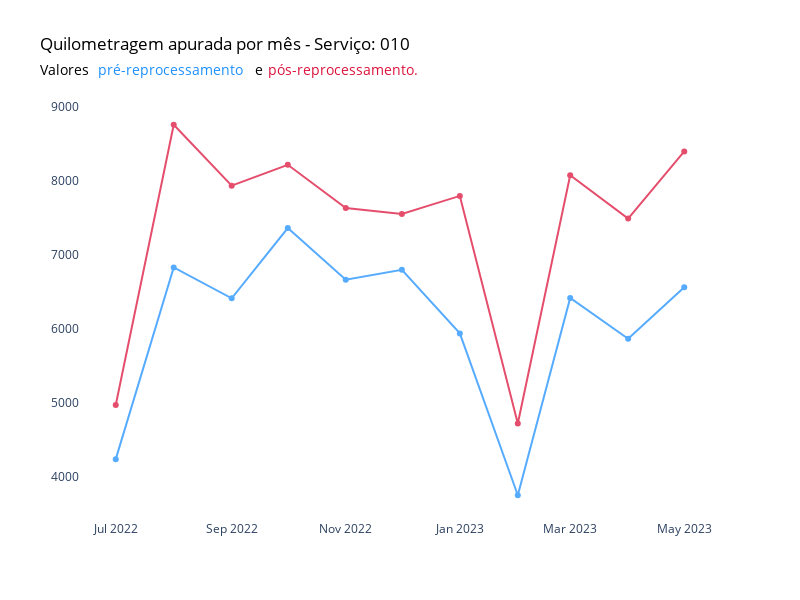

Notebook source saved alongside this figure:
### Code cell
# Criar o gráfico de linha
fig = go.Figure()

# Adicionar a linha com pontos para km_mes_ano['distancia_total']
fig.add_trace(go.Scatter(x=km_mes_ano['mes_ano'], y=km_mes_ano['distancia_total'],
                         mode='lines+markers',
                         name='Km pré-reprocessamento',
                         marker=dict(color='dodgerblue'),
                         opacity=0.75))

# Adicionar a linha com pontos para km_mes_ano['distancia_total_reprocessada']
fig.add_trace(go.Scatter(x=km_mes_ano['mes_ano'], y=km_mes_ano['distancia_total_reprocessada'],
                         mode='lines+markers',
                         name='Km reprocessada',
                         marker=dict(color='crimson'),
                         opacity=0.75))

# Configurar layout e outros parâmetros do gráfico
fig.update_layout(
    title=dict(text="Quilometragem apurada por mês - Serviço: 010", font=dict(color='black')),
    showlegend=False,
    width=800,
    height=600,
    plot_bgcolor='white',
    xaxis=dict(showgrid=False, zeroline=False),
    yaxis=dict(showgrid=False, zeroline=False),
    # Adicionando anotações para o subtítulo com cores específicas
    annotations=[
        dict(
            x=-0.065,
            y=1.10,
            xref='paper',
            yref='paper',
            xanchor='left',
            text='Valores',
            showarrow=False,
            font=dict(color='black', size=14)
        ),
        dict(
            x=0.025,
            y=1.10,
            xref='paper',
            yref='paper',
            xanchor='left',
            text='pré-reprocessamento',
            showarrow=False,
            font=dict(color='dodgerblue', size=14)
        ),
        dict(
            x=0.27,
            y=1.10,
            xref='paper',
            yref='paper',
            xanchor='left',
            text='e',
            showarrow=False,
            font=dict(color='black', size=14)
        ),
        dict(
            x=0.29,
            y=1.10,
            xref='paper',
            yref='paper',
            xanchor='left',
            text='pós-reprocessamento.',
            showarrow=False,
            font=dict(color='crimson', size=14)
        )
    ]
)

fig.show()

### Figure 1 — Plotly figure (JSON) as saved in the notebook; plotly's stock layout.template omitted (floating-point values rounded to 4 significant figures)
{"data": [{"marker": {"color": "dodgerblue"}, "mode": "lines+markers", "name": "Km pré-reprocessamento", "opacity": 0.75, "type": "scatter", "x": ["2022-07", "2022-08", "2022-09", "2022-10", "2022-11", "2022-12", "2023-01", "2023-02", "2023-03", "2023-04", "2023-05"], "y": [4235.0, 6825.0, 6408.0, 7357.0, 6658.0, 6794.0, 5934.0, 3748.0, 6413.0, 5861.0, 6558.0]}, {"marker": {"color": "crimson"}, "mode": "lines+markers", "name": "Km reprocessada", "opacity": 0.75, "type": "scatter", "x": ["2022-07", "2022-08", "2022-09", "2022-10", "2022-11", "2022-12", "2023-01", "2023-02", "2023-03", "2023-04", "2023-05"], "y": [4966.0, 8752.0, 7929.0, 8211.0, 7626.0, 7547.0, 7791.0, 4717.0, 8070.0, 7484.0, 8392.0]}], "layout": {"annotations": [{"font": {"color": "black", "size": 14}, "showarrow": false, "text": "Valores", "x": -0.065, "xanchor": "left", "xref": "paper", "y": 1.1, "yref": "paper"}, {"font": {"color": "dodgerblue", "size": 14}, "showarrow": false, "text": "pré-reprocessamento", "x": 0.025, "xanchor": "left", "xref": "paper", "y": 1.1, "yref": "paper"}, {"font": {"color": "black", "size": 14}, "showarrow": false, "text": "e", "x": 0.27, "xanchor": "left", "xref": "paper", "y": 1.1, "yref": "paper"}, {"font": {"color": "crimson", "size": 14}, "showarrow": false, "text": "pós-reprocessamento.", "x": 0.29, "xanchor": "left", "xref": "paper", "y": 1.1, "yref": "paper"}], "height": 600, "plot_bgcolor": "white", "showlegend": false, "title": {"font": {"color": "black"}, "text": "Quilometragem apurada por mês - Serviço: 010"}, "width": 800, "xaxis": {"showgrid": false, "zeroline": false}, "yaxis": {"showgrid": false, "zeroline": false}}}
